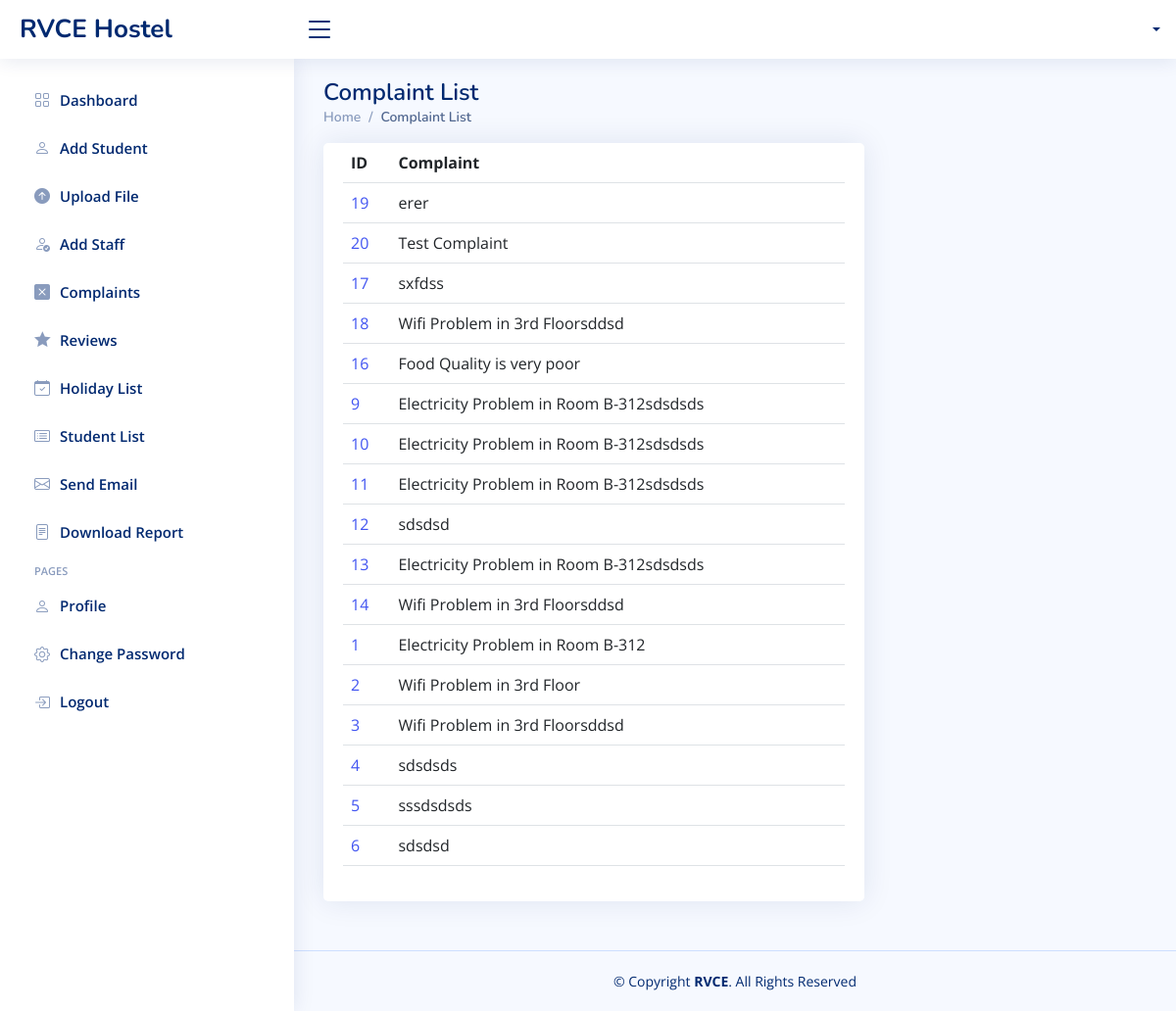
Screenshot of /readComplaint/ (signed in) with the database file from the repository.
### baseapp/models.py (models this page shows, shortened)
class Complaints(models.Model):
    complaint_heading = models.CharField(max_length=50)
    complaint = models.TextField(max_length=500)
    date = models.DateField(auto_now_add=True)
    class Meta:
        ordering = [ '-date' ]

### baseapp/decorators.py (the view)
        def wrapper_func(request, *args, **kwargs):
            group=None
            if request.user.groups.exists():
                group = request.user.groups.all()[0].name
            if group in not_allowed:
                return HttpResponse("You are unauthorized")
            else:
                return view_func(request, *args, **kwargs)

### baseapp/views.py (called while the page is built)
@login_required(login_url='login')
@not_allowed(not_allowed=['Student'])
def readComplaint(request):
    complaints = Complaints.objects.all()
    context = {'complaints':complaints}
    return render(request, 'readComplaint.html', context)

### Templates/readComplaint.html
{% extends 'base.html' %}
{% block content %}
{% if user.is_authenticated %}
<main id="main" class="main">
    <div class="pagetitle">
      <h1>Complaint List</h1>
      <nav>
        <ol class="breadcrumb">
          <li class="breadcrumb-item"><a href="{% url 'Home' %}">Home</a></li>
          <li class="breadcrumb-item active">Complaint List</li>
        </ol>
      </nav>
    </div>
    <section class="section">
        <div class="row">
            <div class="col-md-8" >
                <div class="card">
                    <div class="card-body">
                        <table class="table table-hover">
                            <thead>
                              <tr>
                                <th scope="col">ID</th>
                                <th scope="col">Complaint</th>
                              </tr>
                            </thead>
                            <tbody>
                            {% for complaint in complaints %}
                              <tr>
                                <td><a href= "{% url 'indComplaint' complaint.id %}" scope="col">{{complaint.id}}</a></td>
                                <td>{{complaint.complaint_heading}}</td>
                              </tr>
                            {% endfor %}
                            </tbody>
                          </table>
                    </div>
                </div>
            </div>
        </div>
    </section>
</main>
{% endif %}
{% endblock %}

### Templates/base.html (shortened to what this page needs)
{% load static %}
<!DOCTYPE html>
<html lang="en">
<head>
  <link href="{% static 'assets/vendor/bootstrap/css/bootstrap.min.css'  %}" rel="stylesheet">
  <link href="{% static 'assets/vendor/bootstrap-icons/bootstrap-icons.css' %}" rel="stylesheet">
  <link href="{% static 'assets/vendor/boxicons/css/boxicons.min.css' %}" rel="stylesheet">
  <link href="{% static 'assets/vendor/remixicon/remixicon.css' %}" rel="stylesheet">
  <link href="{% static 'assets/vendor/simple-datatables/style.css' %}" rel="stylesheet">
  <link href="{% static 'assets/css/style.css' %}" rel="stylesheet">
</head>
<body>
  <header id="header" class="header fixed-top d-flex align-items-center">
    <div class="d-flex align-items-center justify-content-between">
      <a href="index.html" class="logo d-flex align-items-center">
        <span class="d-none d-lg-block">RVCE Hostel</span>
      </a>
      <i class="bi bi-list toggle-sidebar-btn"></i>
    </div>
    <nav class="header-nav ms-auto">
      <ul class="d-flex align-items-center">
        <li class="nav-item dropdown pe-3">
          <a class="nav-link nav-profile d-flex align-items-center pe-0" href="#" data-bs-toggle="dropdown">
            <span class="d-none d-md-block dropdown-toggle ps-2">{{user.name}}</span>
          </a>
        </li>
      </ul>
    </nav>
  </header>
  {% if request.user.groups.all.0.name == "Student" %}
  <aside id="sidebar" class="sidebar">
      <ul class="sidebar-nav" id="sidebar-nav">
        <li class="nav-item collapsed">
          <a class="nav-link collapsed" href="{% url 'postComplaint' %}">
            <i class="bi bi-x-square-fill"></i>
            <span>Add Complaint</span>
          </a>
        </li>
        <li class="nav-item collapsed">
          <a class="nav-link collapsed" href="{% url 'postReview' %}">
            <i class="ri ri-star-fill"></i>
            <span>Add Review</span>
          </a>
        </li>
        <li class="nav-heading">Pages</li>
        <li class="nav-item">
          <a class="nav-link collapsed" href="{% url 'userProfile' %}">
            <i class="bi bi-person"></i>
            <span>Profile</span>
          </a>
        </li>
        <li class="nav-item">
          <a class="nav-link collapsed" href="{% url 'changePassword' request.user.email %}">
            <i class="bi bi-gear"></i>
            <span>Change Password</span>
          </a>
        </li>
        <li class="nav-item">
          <a class="nav-link collapsed" href="{% url 'logout' %}">
            <i class="bi bi-box-arrow-in-right"></i>
            <span>Logout</span>
          </a>
        </li>
      </ul>
  </aside>
  {% else %}
  <aside id="sidebar" class="sidebar">
      <ul class="sidebar-nav" id="sidebar-nav">
        <li class="nav-item collapsed">
          <a class="nav-link collapsed" href="{% url 'Home' %}">
            <i class="bi bi-grid"></i>
            <span>Dashboard</span>
          </a>
        </li>
        <li class="nav-item collapsed">
          <a class="nav-link collapsed" href="{% url 'addStudent' %}">
            <i class="bi bi-person"></i>
            <span>Add Student</span>
          </a>
        </li>
        <li class="nav-item collapsed">
          <a class="nav-link collapsed" href="{% url 'upload' %}">
            <i class="bi bi-arrow-up-circle-fill"></i>
            <span>Upload File</span>
          </a>
        </li>
        <li class="nav-item collapsed">
          <a class="nav-link collapsed" href="{% url 'staff_register' %}">
            <i class="bi bi-person-check"></i>
            <span>Add Staff</span>
          </a>
        </li>
        <li class="nav-item collapsed">
          <a class="nav-link collapsed" href="{% url 'readComplaint' %}">
            <i class="bi bi-x-square-fill"></i>
            <span>Complaints</span>
          </a>
        </li>
        <li class="nav-item collapsed">
          <a class="nav-link collapsed" href="{% url 'readReview' %}">
            <i class="ri ri-star-fill"></i>
            <span>Reviews</span>
          </a>
        </li>
        <li class="nav-item collapsed">
          <a class="nav-link collapsed" href="{% url 'holidayList' %}">
            <i class="bi bi-calendar-check"></i>
            <span>Holiday List</span>
          </a>
        </li>
        <li class="nav-item collapsed">
          <a class="nav-link collapsed" href="{% url 'findStudent' %}">
            <i class="bi bi-card-list"></i>
            <span>Student List</span>
          </a>
        </li>
        <li class="nav-item collapsed">
          <a class="nav-link collapsed" href="{% url 'sendMail' %}">
            <i class="bi bi-envelope"></i>
            <span>Send Email</span>
          </a>
        </li>
        <li class="nav-item collapsed">
          <a class="nav-link collapsed" href="{% url 'pdf' %}">
            <i class="bi bi-file-text"></i>
            <span>Download Report</span>
          </a>
        </li>
        <li class="nav-heading">Pages</li>
        <li class="nav-item">
          <a class="nav-link collapsed" href="{% url 'staffProfile' %}">
            <i class="bi bi-person"></i>
            <span>Profile</span>
          </a>
        </li>
        <li class="nav-item">
          <a class="nav-link collapsed" href="{% url 'changePassword' request.user.email %}">
            <i class="bi bi-gear"></i>
            <span>Change Password</span>
          </a>
        </li>
        <li class="nav-item">
          <a class="nav-link collapsed" href="{% url 'logout' %}">
            <i class="bi bi-box-arrow-in-right"></i>
            <span>Logout</span>
          </a>
        </li>
      </ul>
  </aside>
  {% endif %}
  {% block content %}
  {% endblock %}
    <footer id="footer" class="footer">
      <div class="copyright">
        &copy; Copyright <strong><span> RVCE</span></strong>. All Rights Reserved
      </div>
    </footer>
</body>

### static/assets/css/style.css (style rules this page uses)
:root { scroll-behavior: smooth; }
body { font-family: "Open Sans", sans-serif; background: #f6f9ff; color: #444444; }
a { color: #4154f1; text-decoration: none; }
h1, h2, h3, h4, h5, h6 { font-family: "Nunito", sans-serif; }
#main { margin-top: 60px; padding: 20px 30px; transition: all 0.3s; }
.pagetitle { margin-bottom: 10px; }
.pagetitle h1 { font-size: 24px; margin-bottom: 0; font-weight: 600; color: #012970; }
.card { margin-bottom: 30px; border: none; border-radius: 5px; box-shadow: 0px 0 30px rgba(1, 41, 112, 0.1); }
.card-body { padding: 0 20px 20px 20px; }
.breadcrumb { font-size: 14px; font-family: "Nunito", sans-serif; color: #899bbd; font-weight: 600; }
.breadcrumb a { color: #899bbd; transition: 0.3s; }
.breadcrumb .breadcrumb-item::before { color: #899bbd; }
.breadcrumb .active { color: #51678f; font-weight: 600; }
.logo { line-height: 1; }
@media (min-width: 1200px) { .logo { width: 280px; } }
.logo span { font-size: 26px; font-weight: 700; color: #012970; font-family: "Nunito", sans-serif; }
.header { transition: all 0.5s; z-index: 997; height: 60px; box-shadow: 0px 2px 20px rgba(1, 41, 112, 0.1); background-color: #fff; padding-left: 20px; }
.header .toggle-sidebar-btn { font-size: 32px; padding-left: 10px; cursor: pointer; color: #012970; }
.header-nav ul { list-style: none; }
.header-nav>ul { margin: 0; padding: 0; }
.header-nav .nav-profile { color: #012970; }
.header-nav .nav-profile span { font-size: 14px; font-weight: 600; }
.sidebar { position: fixed; top: 60px; left: 0; bottom: 0; width: 300px; z-index: 996; transition: all 0.3s; padding: 20px; overflow-y: auto; scrollbar-width: thin; scrollbar-color: #aab7cf transparent; box-shadow: 0px 0px 20px rgba(1, 41, 112, 0.1); background-color: #fff; }
@media (min-width: 1200px) { #main, #footer { margin-left: 300px; } }
.sidebar-nav { padding: 0; margin: 0; list-style: none; }
.sidebar-nav li { padding: 0; margin: 0; list-style: none; }
.sidebar-nav .nav-item { margin-bottom: 5px; }
.sidebar-nav .nav-heading { font-size: 11px; text-transform: uppercase; color: #899bbd; font-weight: 600; margin: 10px 0 5px 15px; }
.sidebar-nav .nav-link { display: flex; align-items: center; font-size: 15px; font-weight: 600; color: #4154f1; transition: 0.3; background: #f6f9ff; padding: 10px 15px; border-radius: 4px; }
.sidebar-nav .nav-link i { font-size: 16px; margin-right: 10px; color: #4154f1; }
.sidebar-nav .nav-link.collapsed { color: #012970; background: #fff; }
.sidebar-nav .nav-link.collapsed i { color: #899bbd; }
.footer { padding: 20px 0; font-size: 14px; transition: all 0.3s; border-top: 1px solid #cddfff; }
.footer .copyright { text-align: center; color: #012970; }

### rows the page displays
Complaints: id "19", complaint_heading "erer"
Complaints: id "20", complaint_heading "Test Complaint"
Complaints: id "17", complaint_heading "sxfdss"
Complaints: id "18", complaint_heading "Wifi Problem in 3rd Floorsddsd"
Complaints: id "16", complaint_heading "Food Quality is very poor"
Complaints: id "9", complaint_heading "Electricity Problem in Room B-312sdsdsds"
Complaints: id "10", complaint_heading "Electricity Problem in Room B-312sdsdsds"
Complaints: id "11", complaint_heading "Electricity Problem in Room B-312sdsdsds"
Complaints: id "12", complaint_heading "sdsdsd"
Complaints: id "13", complaint_heading "Electricity Problem in Room B-312sdsdsds"
Complaints: id "14", complaint_heading "Wifi Problem in 3rd Floorsddsd"
Complaints: id "1", complaint_heading "Electricity Problem in Room B-312"
Complaints: id "2", complaint_heading "Wifi Problem in 3rd Floor"
Complaints: id "3", complaint_heading "Wifi Problem in 3rd Floorsddsd"
Complaints: id "4", complaint_heading "sdsdsds"
Complaints: id "5", complaint_heading "sssdsdsds"
Complaints: id "6", complaint_heading "sdsdsd"
